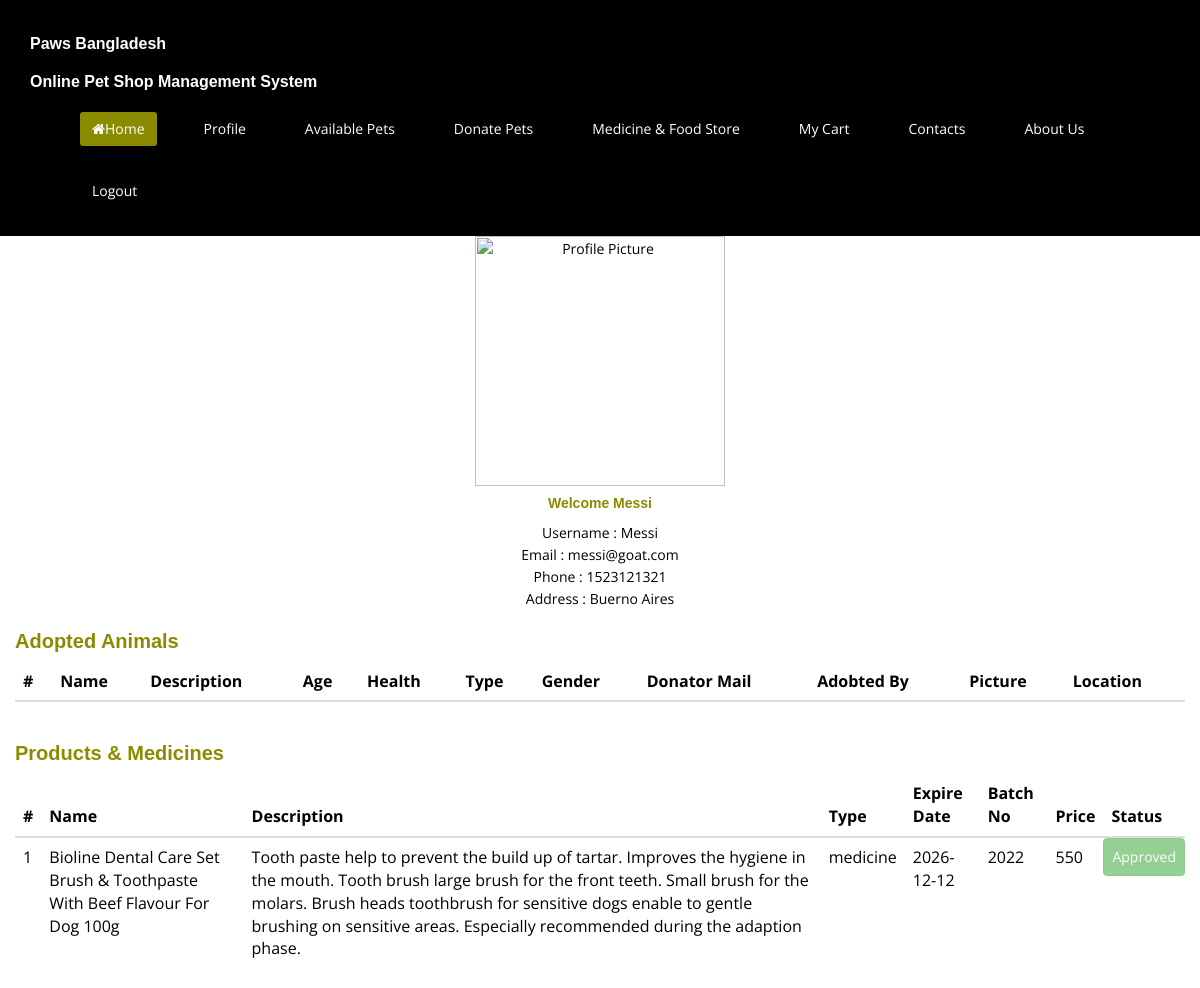
The app's page /views/profile.php (signed in) with its own data.
### tables this page shows
CREATE TABLE `users` (
  `id` int(11) NOT NULL,
  `username` varchar(200) NOT NULL,
  `address` varchar(250) NOT NULL,
  `phone` int(20) NOT NULL,
  `mail` varchar(200) NOT NULL,
  `user_type` varchar(200) NOT NULL,
  `password` varchar(250) NOT NULL
);

CREATE TABLE `cart` (
  `id` int(11) NOT NULL,
  `pd_uid` varchar(200) NOT NULL,
  `pd_name` varchar(200) NOT NULL,
  `pd_type` varchar(200) NOT NULL,
  `pd_description` text NOT NULL,
  `pd_expire_date` varchar(200) NOT NULL,
  `pd_batch_no` varchar(200) NOT NULL,
  `pd_price` varchar(200) NOT NULL,
  `pd_quantity` int(20) NOT NULL,
  `buyer_name` varchar(200) NOT NULL,
  `buyer_email` varchar(200) NOT NULL,
  `status` varchar(200) NOT NULL,
  `checkout` int(20) NOT NULL
);

### views/profile.php (the view, shortened to what this page needs)
<?php
require '_nav.php';
include '_dbconnect.php';
	$user_email = $_SESSION['email'];
	$query = "SELECT * FROM `users` WHERE `mail` = '$user_email'";
	$result = mysqli_query($conn, $query);
	$row = mysqli_num_rows($result);
	$username = "";
	$mail = "";
	$phone = "";
	$address = "";
	if ($row == 1) {
		$data = mysqli_fetch_assoc($result);
		$username = $data['username'];
		$mail = $data['mail'];
		$phone = $data['phone'];
		$address = $data['address'];
	}
	$cart_query = "SELECT * FROM `cart` WHERE `status` = 'approved'";
	$cart_query_result = mysqli_query($conn, $cart_query);
?>
<!doctype html>
<html lang="en">
  <head>
  </head>
  <body>
  	<div class="container">
  		<div class="row justify-content-center">
  			<div class="col-3">
  				<div class="card text-center p-5">
				  <img src="https://media.istockphoto.com/vectors/user-member-vector-icon-for-ui-user-interface-or-profile-face-avatar-vector-id1130884625?k=20&m=1130884625&s=612x612&w=0&h=OITK5Otm_lRj7Cx8mBhm7NtLTEHvp6v3XnZFLZmuB9o=" class="card-img-top" alt="Profile Picture" style="width: 250px;">
				  <div class="card-body">
				    <h5 class="card-title">Welcome <?php echo $username;?></h5>
				    <p class="card-text">
				    	<?php
				    		echo "Username : " . $username . "<br>";
				    		echo "Email : " . $mail . "<br>";
				    		echo "Phone : " . $phone . "<br>";
				    		echo "Address : " . $address . "<br>";
				    	?>
				    </p>
				  </div>
				</div>
  			</div>
  			<div class="col-8">
  				<h2>Adopted Animals</h2>
  				<table class="table">
				  <thead>
				    <tr>
				      <th scope="col">#</th>
				      <th scope="col">Name</th>
				      <th scope="col">Description</th>
				      <th scope="col">Age</th>
				      <th scope="col">Health</th>
				      <th scope="col">Type</th>
				      <th scope="col">Gender</th>
				      <th scope="col">Donator Mail</th>
				      <th scope="col">Adobted By</th>
				      <th scope="col">Picture</th>
				      <th scope="col">Location</th>
				    </tr>
				  </thead>
				</table>
  			</div>
  		</div>
  		<div class="row">
  			<div class="col justify-content-center">
  				<h2>Products & Medicines</h2>
  				<table class="table">
				  <thead>
				    <tr>
				      <th scope="col">#</th>
				      <th scope="col">Name</th>
				      <th scope="col">Description</th>
				      <th scope="col">Type</th>
				      <th scope="col">Expire Date</th>
				      <th scope="col">Batch No</th>
				      <th scope="col">Price</th>
				      <th scope="col">Status</th>
				    </tr>
				  </thead>
				  <tbody>
				      <?php
				      $count = 1;
				      	while ($cart_data = mysqli_fetch_assoc($cart_query_result)) {
				      		echo "<tr><td>" . $count . "</td>";
				      		echo "<td>" . $cart_data['pd_name'] . "</td>";
				      		echo "<td>" . $cart_data['pd_description'] . "</td>";
				      		echo "<td>" . $cart_data['pd_type'] . "</td>";
				      		echo "<td>" . $cart_data['pd_expire_date'] . "</td>";
				      		echo "<td>" . $cart_data['pd_batch_no'] . "</td>";
				      		echo "<td>" . $cart_data['pd_price'] . "</td>";
				      		echo "<td class='btn btn-success' disabled>" . $cart_data['status'] . "</td>";
				      		$count++;
				      	}
				      ?>
				  </tbody>
				</table>
  			</div>
  		</div>
  	</div>
  </body>
</html>

### views/css/main.css (style rules this page uses)
body { background: #fff; font-family: 'Open Sans', sans-serif; color:#000; line-height: 22px; }
h1, h2, h3, h4, h5, h6 { font-weight:bold; font-family:Verdana, Geneva, sans-serif; color:#8B8B00; }
h2 { font-size: 20px; }
table { width:100%; }

### records on screen
users: username "Messi", mail "messi@goat.com", phone "1523121321", address "Buerno Aires"
cart: pd_name "Bioline Dental Care Set Brush & Toothpaste With Beef Flavour For Dog 100g", pd_description "Tooth paste help to prevent the build up of tartar. Improves the hygiene in the mouth. Tooth brush large brush for the front teeth. Small brush for the molars. Brush heads toothbrush for sensitive dogs enable to gentle brushing on sensitive areas. Especially recommended during the adaption phase.", pd_type "medicine", pd_expire_date "2026-12-12", pd_batch_no "2022", pd_price "550", status "Approved"
